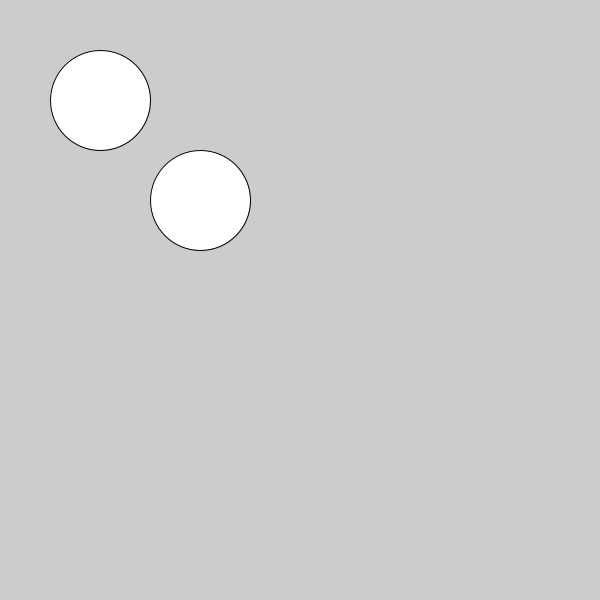
Frame 1 (no input)
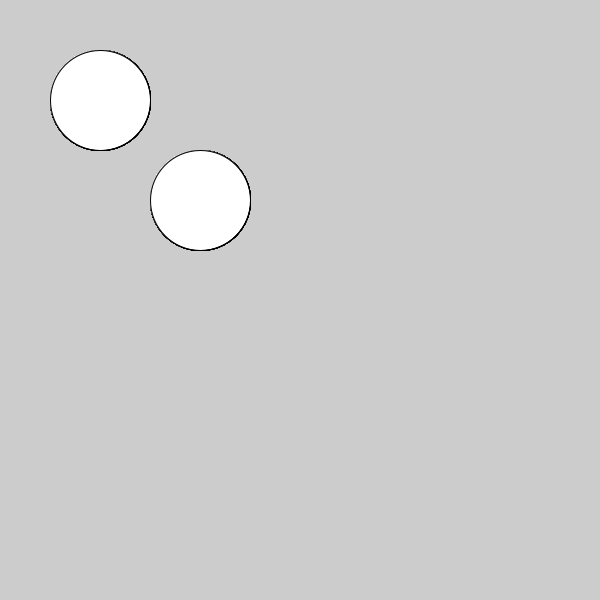
Frame 60 (the mouse pressed at the canvas centre just before this capture)
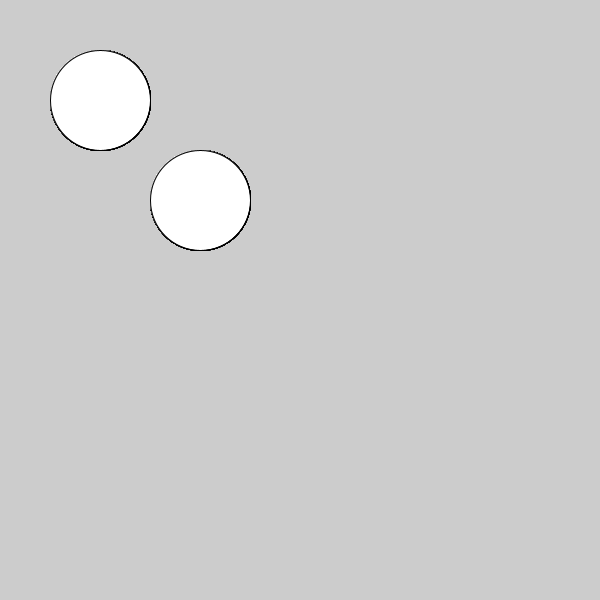
Frame 120 (the mouse held since frame 60 and released just before this capture)

The Processing sketch that drew these frames (run headless with seeded random() and noise(); from frame 60 on, the mouse is pressed at the canvas centre):

// Processing sketch: clases_02
// ── clases_02.pde
//Clases 02

//Declaracion de objetos
Particula p1;
Particula p2;

void setup() {
  //tamaño del sketch
  size(600,600);
  /*
  inicializacion de los objetos y a que clase estara sujeta, con los valores utilizados
  por el constructor
  */
  p1 = new Particula(100,100);
  p2 = new Particula(200,200);
}

void draw() {
  //llamada de metodo dentro de la clase
  /*
  nota: cuando el metodo es llamado, tiene que estar precedido por el objeto "p1 o p2"
  seguida de un "." y despues el metodo dentro de la clase "display"
  */
  p1.display();
  p2.display();
  
}

// ── Particula.pde
//clase con el nombre de la clase
class Particula {
 //variables utilizadas por la clase
  float xPos;
  float yPos;
  
//constructor
  Particula(float x, float y) {
    //inicializacion de las variables establecidas al inicio de la clase y que seran utilizadas exclusivamente por la clase
    xPos = x;
    yPos = y;
  }
  
  //metodo o funcion
  void display() {
    //instrucciones que realiza el metodo o funcion y obtiene su informacion de el constructor
    ellipse(xPos,yPos,100,100);
  }
  
}
